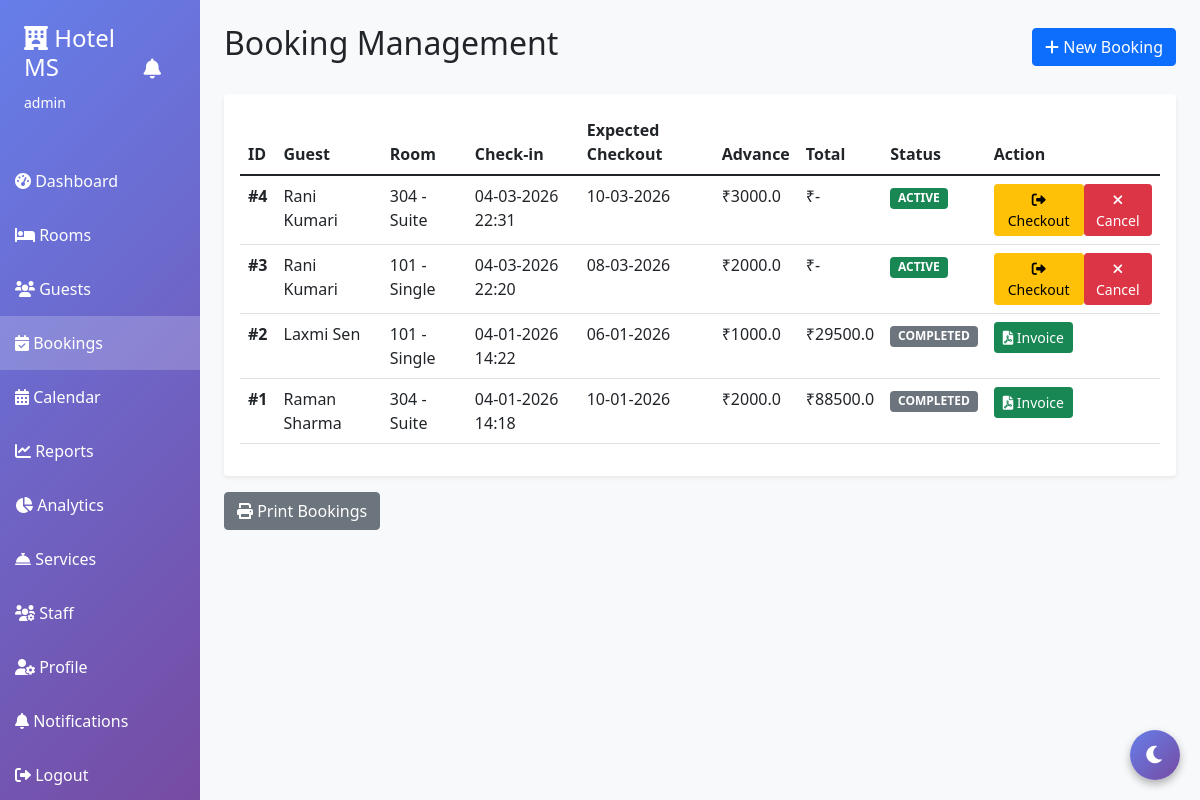
The page /bookings (signed in) on the database its author committed.
### server.py (models this page shows)
class User(UserMixin, db.Model):
    id = db.Column(db.Integer, primary_key=True)
    username = db.Column(db.String(80), unique=True, nullable=False)
    password = db.Column(db.String(200), nullable=False)
    role = db.Column(db.String(20), default='staff')
    guest_id = db.Column(db.Integer, db.ForeignKey('guest.id'), nullable=True)

class Booking(db.Model):
    id = db.Column(db.Integer, primary_key=True)
    guest_id = db.Column(db.Integer, db.ForeignKey('guest.id'), nullable=False)
    room_id = db.Column(db.Integer, db.ForeignKey('room.id'), nullable=False)
    check_in = db.Column(db.DateTime, nullable=False)
    check_out = db.Column(db.DateTime)
    expected_checkout = db.Column(db.DateTime)
    total_amount = db.Column(db.Float, default=0)
    advance_payment = db.Column(db.Float, default=0)
    status = db.Column(db.String(20), default='active')
    created_at = db.Column(db.DateTime, default=datetime.utcnow)

class Guest(db.Model):
    id = db.Column(db.Integer, primary_key=True)
    name = db.Column(db.String(100), nullable=False)
    email = db.Column(db.String(100))
    phone = db.Column(db.String(20), nullable=False)
    id_proof = db.Column(db.String(50))
    address = db.Column(db.Text)
    loyalty_points = db.Column(db.Integer, default=0)
    loyalty_tier = db.Column(db.String(20), default='Bronze')  # Bronze, Silver, Gold, Platinum
    bookings = db.relationship('Booking', backref='guest', lazy=True)
    user = db.relationship('User', backref='guest_account', uselist=False)

class Room(db.Model):
    id = db.Column(db.Integer, primary_key=True)
    room_number = db.Column(db.String(10), unique=True, nullable=False)
    room_type = db.Column(db.String(50), nullable=False)
    price = db.Column(db.Float, nullable=False)
    status = db.Column(db.String(20), default='available')
    description = db.Column(db.Text)
    image_url = db.Column(db.String(500), default='https://images.unsplash.com/photo-1611892440504-42a792e24d32?w=500')
    amenities = db.Column(db.String(500))  # Comma-separated: "WiFi,AC,TV"
    capacity = db.Column(db.Integer, default=2)
    bookings = db.relationship('Booking', backref='room', lazy=True)
    reviews = db.relationship('Review', backref='room', lazy=True)

### server.py (the view)
@app.route('/bookings')
@login_required
def bookings():
    if current_user.role == 'guest':
        return redirect(url_for('guest_dashboard'))
    all_bookings = Booking.query.order_by(Booking.created_at.desc()).all()
    available_rooms = Room.query.filter_by(status='available').all()
    all_guests = Guest.query.all()
    return render_template('bookings.html', bookings=all_bookings,
                         rooms=available_rooms, guests=all_guests)

### server.py (called while the page is built)
@login_manager.user_loader
def load_user(user_id):
    return User.query.get(int(user_id))

### templates/bookings.html (shortened to what this page needs)
{% extends "base.html" %}
{% block content %}
<div class="d-flex justify-content-between align-items-center mb-4">
    <h2>Booking Management</h2>
    <button class="btn btn-primary" data-bs-toggle="modal" data-bs-target="#addBookingModal">
        <i class="fas fa-plus"></i> New Booking
    </button>
</div>
<div class="card">
    <div class="card-body">
        <div class="table-responsive">
            <table class="table table-hover">
                <thead>
                    <tr>
                        <th>ID</th>
                        <th>Guest</th>
                        <th>Room</th>
                        <th>Check-in</th>
                        <th>Expected Checkout</th>
                        <th>Advance</th>
                        <th>Total</th>
                        <th>Status</th>
                        <th>Action</th>
                    </tr>
                </thead>
                <tbody>
                    {% if bookings %}
                    {% for booking in bookings %}
                    <tr>
                        <td><strong>#{{ booking.id }}</strong></td>
                        <td>{{ booking.guest.name }}</td>
                        <td>{{ booking.room.room_number }} - {{ booking.room.room_type }}</td>
                        <td>{{ booking.check_in.strftime('%d-%m-%Y %H:%M') }}</td>
                        <td>{{ booking.expected_checkout.strftime('%d-%m-%Y') if booking.expected_checkout else '-' }}
                        </td>
                        <td>₹{{ booking.advance_payment }}</td>
                        <td>₹{{ booking.total_amount if booking.total_amount else '-' }}</td>
                        <td>
                            <span
                                class="badge bg-{{ 'success' if booking.status == 'active' else 'secondary' if booking.status == 'completed' else 'danger' }}">
                                {{ booking.status.upper() }}
                            </span>
                        </td>
                        <td>
                            {% if booking.status == 'active' %}
                            <div class="btn-group" role="group">
                                <form method="POST" action="{{ url_for('checkout_booking', booking_id=booking.id) }}"
                                    style="display:inline;">
                                    <button type="submit" class="btn btn-sm btn-warning">
                                        <i class="fas fa-sign-out-alt"></i> Checkout
                                    </button>
                                </form>
                                <form method="POST" action="{{ url_for('cancel_booking', booking_id=booking.id) }}"
                                    style="display:inline;" onsubmit="return confirm('Cancel this booking?')">
                                    <button type="submit" class="btn btn-sm btn-danger">
                                        <i class="fas fa-times"></i> Cancel
                                    </button>
                                </form>
                            </div>
                            {% elif booking.status == 'completed' %}
                            <a href="{{ url_for('generate_invoice', booking_id=booking.id) }}"
                                class="btn btn-sm btn-success" target="_blank">
                                <i class="fas fa-file-pdf"></i> Invoice
                            </a>
                            {% elif booking.status == 'cancelled' %}
                            <span class="badge bg-secondary">Cancelled</span>
                            {% endif %}
                        </td>
                    </tr>
                    {% endfor %}
                    {% else %}
                    <tr>
                        <td colspan="9" class="text-center text-muted">No bookings found</td>
                    </tr>
                    {% endif %}
                </tbody>
            </table>
        </div>
    </div>
</div>
<div class="mt-3">
    <button onclick="printBookings()" class="btn btn-secondary">
        <i class="fas fa-print"></i> Print Bookings
    </button>
</div>
{% endblock %}

### templates/base.html (shortened to what this page needs)
<!DOCTYPE html>
<html lang="en">
<head>
    <link href="https://cdn.jsdelivr.net/npm/bootstrap@5.1.3/dist/css/bootstrap.min.css" rel="stylesheet">
    <link rel="stylesheet" href="https://cdnjs.cloudflare.com/ajax/libs/font-awesome/6.0.0/css/all.min.css">
</head>
<body>
    {% if current_user.is_authenticated %}
    <div class="container-fluid">
        <div class="row">
            <div class="col-md-2 sidebar p-0">
                <div class="p-4 text-white">
                    <div class="d-flex justify-content-between align-items-center mb-3">
                        <div>
                            <h4><i class="fas fa-hotel"></i> Hotel MS</h4>
                            <small>{{ current_user.username }}</small>
                        </div>
                        <div>
                            <a href="{{ url_for('notifications') }}" class="text-white position-relative"
                                title="Notifications">
                                <i class="fas fa-bell fa-lg"></i>
                            </a>
                        </div>
                    </div>
                </div>
                <nav>
                    {% if current_user.role == 'guest' %}
                    <a href="{{ url_for('guest_dashboard') }}"
                        class="{% if request.endpoint == 'guest_dashboard' %}active{% endif %}">
                        <i class="fas fa-tachometer-alt"></i> My Dashboard
                    </a>
                    <a href="{{ url_for('guest_book_room') }}"
                        class="{% if request.endpoint == 'guest_book_room' %}active{% endif %}">
                        <i class="fas fa-bed"></i> Book a Room
                    </a>
                    <a href="{{ url_for('profile') }}" class="{% if request.endpoint == 'profile' %}active{% endif %}">
                        <i class="fas fa-user"></i> My Profile
                    </a>
                    <a href="{{ url_for('notifications') }}"
                        class="{% if request.endpoint == 'notifications' %}active{% endif %}">
                        <i class="fas fa-bell"></i> Notifications
                    </a>
                    <a href="{{ url_for('logout') }}">
                        <i class="fas fa-sign-out-alt"></i> Logout
                    </a>
                    {% else %}
                    <a href="{{ url_for('dashboard') }}"
                        class="{% if request.endpoint == 'dashboard' %}active{% endif %}">
                        <i class="fas fa-tachometer-alt"></i> Dashboard
                    </a>
                    <a href="{{ url_for('rooms') }}" class="{% if request.endpoint == 'rooms' %}active{% endif %}">
                        <i class="fas fa-bed"></i> Rooms
                    </a>
                    <a href="{{ url_for('guests') }}" class="{% if request.endpoint == 'guests' %}active{% endif %}">
                        <i class="fas fa-users"></i> Guests
                    </a>
                    <a href="{{ url_for('bookings') }}"
                        class="{% if request.endpoint == 'bookings' %}active{% endif %}">
                        <i class="fas fa-calendar-check"></i> Bookings
                    </a>
                    <a href="{{ url_for('calendar') }}"
                        class="{% if request.endpoint == 'calendar' %}active{% endif %}">
                        <i class="fas fa-calendar-alt"></i> Calendar
                    </a>
                    <a href="{{ url_for('reports') }}" class="{% if request.endpoint == 'reports' %}active{% endif %}">
                        <i class="fas fa-chart-line"></i> Reports
                    </a>
                    <a href="{{ url_for('analytics') }}"
                        class="{% if request.endpoint == 'analytics' %}active{% endif %}">
                        <i class="fas fa-chart-pie"></i> Analytics
                    </a>
                    <a href="{{ url_for('services') }}"
                        class="{% if request.endpoint == 'services' %}active{% endif %}">
                        <i class="fas fa-concierge-bell"></i> Services
                    </a>
                    <a href="{{ url_for('staff') }}" class="{% if request.endpoint == 'staff' %}active{% endif %}">
                        <i class="fas fa-users-cog"></i> Staff
                    </a>
                    <a href="{{ url_for('profile') }}" class="{% if request.endpoint == 'profile' %}active{% endif %}">
                        <i class="fas fa-user-cog"></i> Profile
                    </a>
                    <a href="{{ url_for('notifications') }}"
                        class="{% if request.endpoint == 'notifications' %}active{% endif %}">
                        <i class="fas fa-bell"></i> Notifications
                    </a>
                    <a href="{{ url_for('logout') }}">
                        <i class="fas fa-sign-out-alt"></i> Logout
                    </a>
                    {% endif %}
                </nav>
            </div>
            <div class="col-md-10 p-4">
                {% block content %}{% endblock %}
            </div>
        </div>
    </div>
    {% else %}
    {% block login_content %}{% endblock %}
    {% endif %}
    <button class="dark-mode-toggle" onclick="toggleDarkMode()" title="Toggle Dark Mode">
        <i class="fas fa-moon" id="darkModeIcon"></i>
    </button>
</body>
</html>

### templates/base.html (style rules this page uses)
body { background-color: #f8f9fa; transition: all 0.3s; }
.sidebar { min-height: 100vh; background: linear-gradient(135deg, #667eea 0%, #764ba2 100%); }
.sidebar a { color: white; text-decoration: none; padding: 15px; display: block; transition: 0.3s; }
.sidebar a.active { background-color: rgba(255, 255, 255, 0.2); }
.card { box-shadow: 0 0.125rem 0.25rem rgba(0, 0, 0, 0.075); border: none; transition: all 0.3s; }
.dark-mode-toggle { position: fixed; bottom: 20px; right: 20px; width: 50px; height: 50px; border-radius: 50%; background: linear-gradient(135deg, #667eea 0%, #764ba2 100%); border: none; color: white; font-size: 20px; cursor: pointer; box-shadow: 0 4px 8px rgba(0, 0, 0, 0.3); z-index: 1000; transition: all 0.3s; }

### templates/bookings.html (style rules this page uses)
.btn, .modal, .sidebar { display: none !important; }
body { background: white !important; }
.card { border: 1px solid #ddd !important; }

### rows shown on the page
User: username "admin"
Booking: id "4", guest.name "Rani Kumari", room.room_number "304", room.room_type "Suite", check_in "04-03-2026 22:31", expected_checkout "10-03-2026", advance_payment "3000.0", total_amount "-", status "ACTIVE"
Booking: id "3", guest.name "Rani Kumari", room.room_number "101", room.room_type "Single", check_in "04-03-2026 22:20", expected_checkout "08-03-2026", advance_payment "2000.0", total_amount "-", status "ACTIVE"
Booking: id "2", guest.name "Laxmi Sen", room.room_number "101", room.room_type "Single", check_in "04-01-2026 14:22", expected_checkout "06-01-2026", advance_payment "1000.0", total_amount "29500.0", status "COMPLETED"
Booking: id "1", guest.name "Raman Sharma", room.room_number "304", room.room_type "Suite", check_in "04-01-2026 14:18", expected_checkout "10-01-2026", advance_payment "2000.0", total_amount "88500.0", status "COMPLETED"
